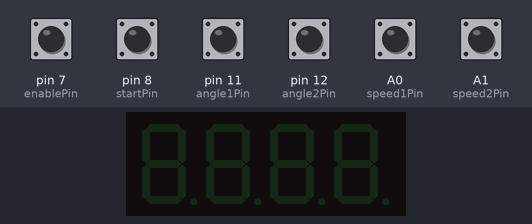
This sketch was run on a simulated Arduino Uno, built with avr-gcc and run on an emulated ATmega328P. Parts: 4-digit seven-segment display. The inputs (shaded band) are chosen by the test bench; at power-on: A0 (speed1Pin), A1 (speed2Pin), pin 7 (enablePin), pin 8 (startPin), pin 11 (angle1Pin), pin 12 (angle2Pin) HIGH. What the sketch prints to the serial monitor is not drawn.

Above: at 1.2 s.
1.3 s: pin 7 (enablePin) pulled LOW for 0.15 s
Timing chart, 0 to 4.3 s (numbered marks = the images above; inputs shaded):
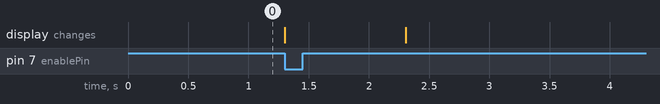

The sketch:

Control_Panel.ino
```cpp
// Import necessary libraries for 7-segment display
#include <Wire.h>
#include <Adafruit_GFX.h>
#include "Adafruit_LEDBackpack.h"

Adafruit_7segment matrix = Adafruit_7segment();

//Assign pins
int enablePin = 7;
int startPin = 8;
int timeUpPin = 9;
int timeDownPin = 10;
int angle1Pin = 11;
int angle2Pin = 12;
int speed1Pin = A0;
int speed2Pin = A1;
int autoPin = A3;

// Initializing variables
int outputAngleValue = 1;
int outputSpeedValue = 1;
long duration = 845000;

boolean button(int pinNumber){
  return !digitalRead(pinNumber);
}

void ledDisplay(int ledOutput){
  matrix.println(ledOutput, DEC);
  matrix.writeDisplay();
}

// Setup function
void setup() {
  Serial.begin(9600);
  matrix.begin(0x70);
  pinMode(enablePin, INPUT_PULLUP);
  pinMode(startPin, INPUT_PULLUP);
  pinMode(timeUpPin, INPUT_PULLUP);
  pinMode(timeDownPin, INPUT_PULLUP);
  pinMode(angle1Pin, INPUT_PULLUP);
  pinMode(angle2Pin, INPUT_PULLUP);
  pinMode(speed1Pin, INPUT_PULLUP);
  pinMode(speed2Pin, INPUT_PULLUP);
  pinMode(autoPin, INPUT_PULLUP);
}

// Loop function
void loop() {
  // Check if enable pin is 1


  if (button(enablePin)) {
      matrix.drawColon(true);
      matrix.writeDisplay();
      // Check angle pins
      Serial.print("Angle:");
      Serial.println(outputAngleValue);
      Serial.print("Speed:");
      Serial.println(outputSpeedValue);
      delay(1000);

      if (!button(speed1Pin)) {
        if (button(speed2Pin)){
          outputSpeedValue = 1;
        }else{
          outputSpeedValue  = 2;
        }
      } else{
        outputSpeedValue = 3;
      }
      // Check speed pins
            if (!button(angle1Pin)) {
        if (button(angle2Pin)){
          outputAngleValue = 1;
        }else{
          outputAngleValue  = 2;
        }
      } else{
        outputAngleValue = 3;
      }
      int durationMin = duration / 60000;
      int ledOutput = durationMin*100 + (duration / 1000) - durationMin * 60;
      ledDisplay(ledOutput);
      // Check start pin
      if (button(startPin)) {
        delay(1000);
        // Check if time is larger than 0
        if (duration > 0) {
          // Check if auto pin is 1
            long previousTime = millis();
            while (button(enablePin) && !button(startPin) && duration > 0){
              matrix.drawColon(true);
              matrix.writeDisplay();
              long currentTime = millis();
              Serial.println("on");
              delay(1000);
              duration -= currentTime - previousTime;
              previousTime = currentTime;
              int durationMin = duration / 60000;
              int ledOutput = durationMin*100 + (duration / 1000) - durationMin * 60;
              ledDisplay(ledOutput);
            }

          } else {
            int previousTime = 1/1000 * millis();
            while (button(enablePin) && !button(startPin) && duration > 0){
              Serial.println("Gamebar");
              int currentTime = 1/1000 * millis();
              duration -= currentTime - previousTime;
              previousTime = currentTime;
            }
          }
          delay(1250);
        }

      }else{
        matrix.print("");
        matrix.writeDisplay();
      }
  }
```
